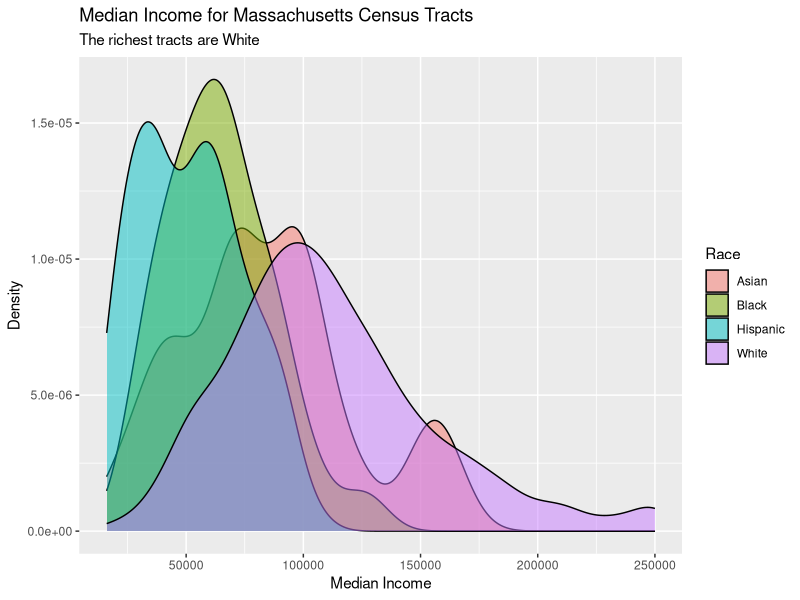

R code for this plot:
## ---- chunk 1
#| message: FALSE
#| warning: FALSE
library(tidyverse)
library(dplyr)
## ---- chunk 2
x <- read_csv("mass-tracts.csv")
## ---- chunk 3
x |> drop_na() |>
  ggplot(aes(x = med_income, fill = race)) + geom_density(alpha = 0.5) + labs(title = "Median Income for Massachusetts Census Tracts", subtitle = "The richest tracts are White", x = "Median Income", y = "Density", fill = "Race")
